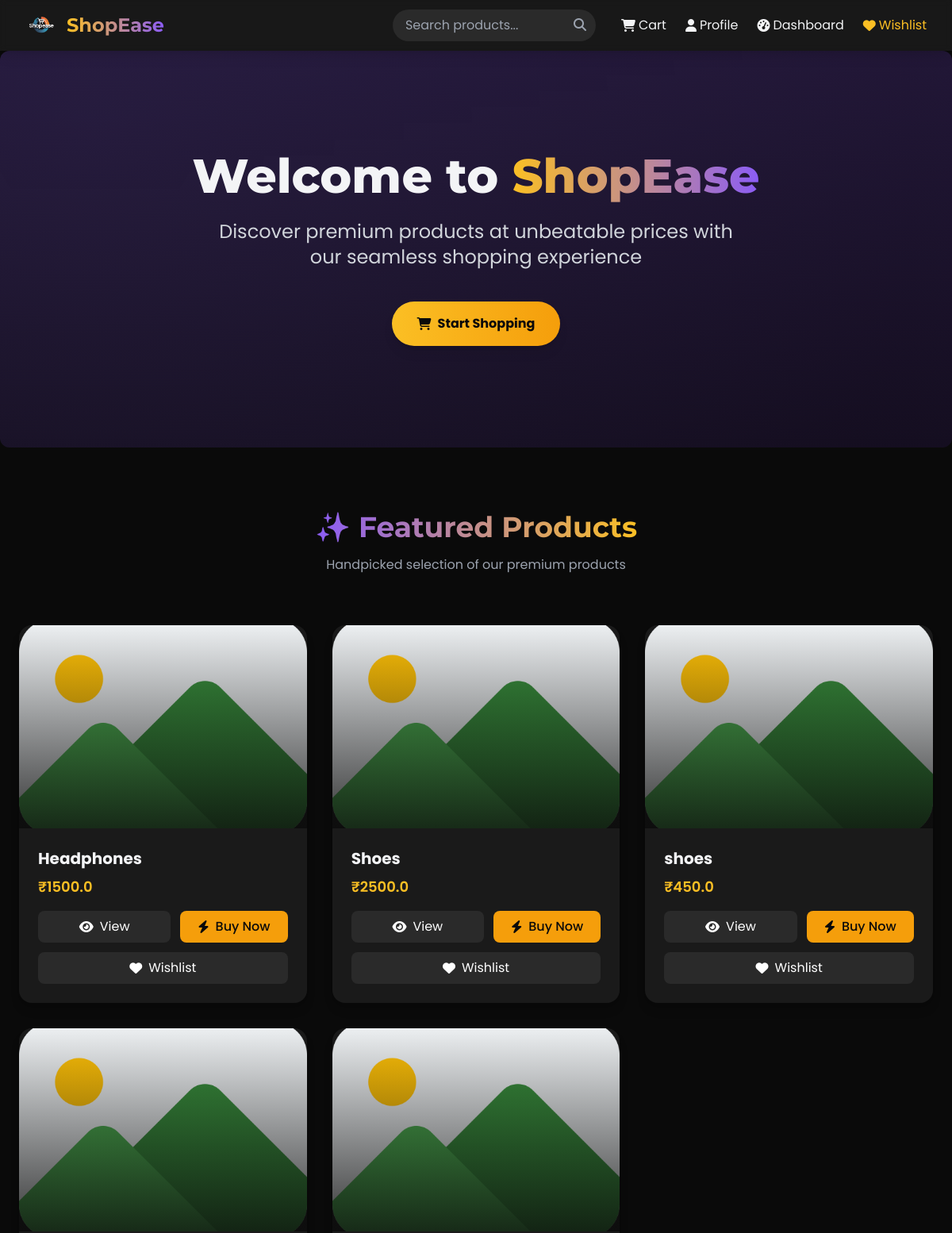
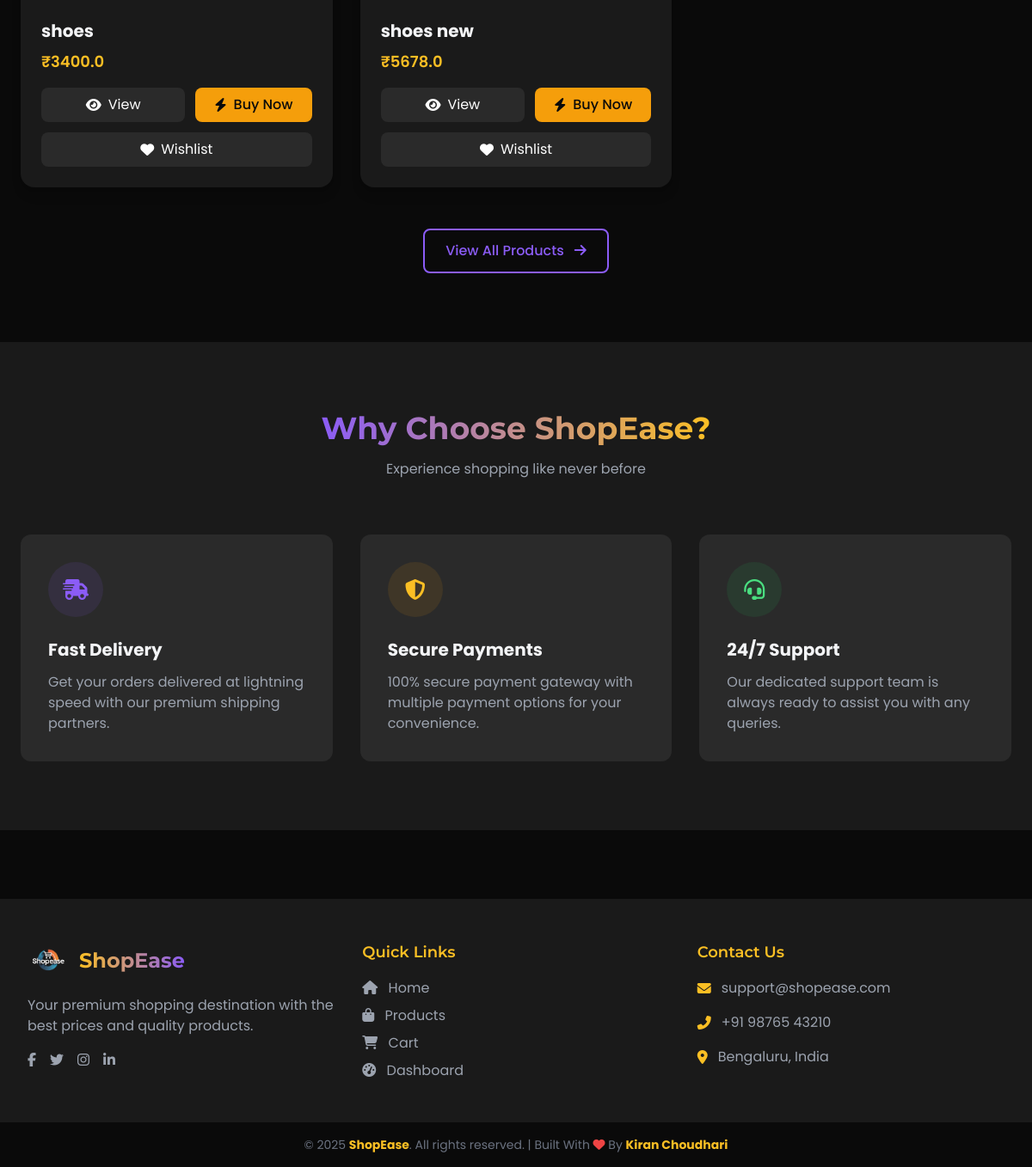
The page / on the database its author committed (2 pictures, top to bottom).
### tables this page shows
CREATE TABLE products (
            id INTEGER PRIMARY KEY AUTOINCREMENT,
            name TEXT,
            price REAL,
            category TEXT,
            description TEXT,
            stock INTEGER
        , image_url TEXT, seller_id INTEGER);

### app.py (the view)
@app.route('/')
def index():
    products_by_category = fetch_products_grouped_by_category()
    products = fetch_all_products() or []
    return render_template("index.html", products_by_category=products_by_category, products=products)

### app.py (called while the page is built)
@app.context_processor
def inject_products():
    try:
        products = fetch_all_products()[:6]
    except:
        products = []
    return {'products': products}

### core/db_helper.py (called while the page is built)
def get_db_connection():
    if USE_POSTGRES:
        return PostgresConnection(os.environ['DATABASE_URL'])
    conn = sqlite3.connect(DB_PATH)
    conn.row_factory = sqlite3.Row
    return conn

def fetch_all_products():
    conn = get_db_connection()
    cursor = conn.execute("SELECT * FROM products")
    products = cursor.fetchall()
    conn.close()
    return products

def fetch_products_grouped_by_category():
    conn = get_db_connection()
    cursor = conn.execute("SELECT * FROM products")
    rows = cursor.fetchall()
    conn.close()
    grouped = {}
    for row in rows:
        cat = row['category']
        if cat not in grouped:
            grouped[cat] = []
        grouped[cat].append(row)
    return grouped

### templates/index.html (shortened to what this page needs)
{% extends "layout.html" %}
{% block content %}
<section class="relative gradient-bg py-32 px-6 rounded-xl overflow-hidden animate__animated animate__fadeIn">
  <div class="absolute inset-0 bg-gradient-to-b from-primary-500/10 to-transparent"></div>
  <div class="max-w-5xl mx-auto text-center relative z-10">
    <h1 class="text-5xl sm:text-6xl font-extrabold mb-6 leading-tight font-montserrat">
      Welcome to <span class="gradient-text bg-gradient-to-r from-accent-400 to-primary-500 animate-glow">ShopEase</span>
    </h1>
    <p class="text-xl sm:text-2xl text-gray-300 max-w-2xl mx-auto mb-10">
      Discover premium products at unbeatable prices with our seamless shopping experience
    </p>
    <a href="{{ url_for('products') }}"
       class="inline-block px-8 py-4 bg-gradient-to-r from-accent-400 to-accent-500 text-dark-900 font-bold rounded-full shadow-lg hover:shadow-xl transition-all duration-300 transform hover:scale-105 hover:from-accent-300 hover:to-accent-400">
      <span class="flex items-center justify-center space-x-2">
        <i class="fas fa-shopping-cart"></i>
        <span>Start Shopping</span>
      </span>
    </a>
  </div>
</section>
<section class="max-w-7xl mx-auto px-6 py-20">
  <div class="text-center mb-16">
    <h2 class="text-4xl font-bold font-montserrat mb-4">
      <span class="gradient-text bg-gradient-to-r from-primary-500 to-accent-400">✨ Featured Products</span>
    </h2>
    <p class="text-gray-400 max-w-2xl mx-auto">Handpicked selection of our premium products</p>
  </div>
  {% if products %}
  <div class="grid grid-cols-1 sm:grid-cols-2 lg:grid-cols-3 gap-8">
    {% for product in products[:6] %}
    <div class="bg-dark-800 rounded-2xl overflow-hidden shadow-lg card-hover group">
      <div class="relative overflow-hidden h-64">
        <img src="{{ product.image_url if product.image_url else url_for('static', filename='images/placeholder.png') }}"
             alt="{{ product.name }}"
             class="w-full h-full object-cover transition-transform duration-500 group-hover:scale-105"
             onerror="this.onerror=null;this.src='{{ url_for('static', filename='images/placeholder.png') }}';">
        <div class="absolute inset-0 bg-gradient-to-t from-dark-900/80 to-transparent"></div>
      </div>
      <div class="p-6">
        <h3 class="text-xl font-bold mb-2 group-hover:text-accent-400 transition-colors">{{ product.name }}</h3>
        <p class="text-lg text-accent-400 font-semibold mb-4">₹{{ product.price }}</p>
        <div class="flex flex-wrap gap-3">
          <a href="{{ url_for('view_product', product_id=product.id) }}"
             class="flex-1 min-w-[120px] px-4 py-2 bg-dark-700 hover:bg-primary-500 text-white rounded-lg transition-colors flex items-center justify-center space-x-2">
            <i class="fas fa-eye"></i>
            <span>View</span>
          </a>
          <form action="{{ url_for('buy_now', product_id=product.id) }}" method="POST" class="flex-1 min-w-[120px]">
            <button type="submit"
                    class="w-full px-4 py-2 bg-accent-500 hover:bg-accent-600 text-dark-900 font-medium rounded-lg transition-colors flex items-center justify-center space-x-2">
              <i class="fas fa-bolt"></i>
              <span>Buy Now</span>
            </button>
          </form>
          <form action="{{ url_for('add_to_wishlist', product_id=product.id) }}" method="POST" class="flex-1 min-w-[120px]">
            <button type="submit"
                    class="w-full px-4 py-2 bg-dark-700 hover:bg-pink-600 text-white rounded-lg transition-colors flex items-center justify-center space-x-2">
              <i class="fas fa-heart"></i>
              <span>Wishlist</span>
            </button>
          </form>
        </div>
      </div>
    </div>
    {% endfor %}
  </div>
  <div class="text-center mt-12">
    <a href="{{ url_for('products') }}"
       class="inline-block px-6 py-3 border-2 border-primary-500 text-primary-500 hover:bg-primary-500 hover:text-white rounded-lg transition-colors font-medium">
      View All Products <i class="fas fa-arrow-right ml-2"></i>
    </a>
  </div>
  {% endif %}
</section>
<section class="bg-dark-800 py-20">
  <div class="max-w-7xl mx-auto px-6">
    <div class="text-center mb-16">
      <h2 class="text-4xl font-bold font-montserrat mb-4">
        <span class="gradient-text bg-gradient-to-r from-primary-500 to-accent-400">Why Choose ShopEase?</span>
      </h2>
      <p class="text-gray-400 max-w-2xl mx-auto">Experience shopping like never before</p>
    </div>
    <div class="grid grid-cols-1 md:grid-cols-3 gap-8">
      <div class="bg-dark-700 p-8 rounded-xl hover:bg-dark-600 transition-colors">
        <div class="w-16 h-16 bg-primary-500/10 rounded-full flex items-center justify-center mb-6 text-primary-500">
          <i class="fas fa-shipping-fast text-2xl"></i>
        </div>
        <h3 class="text-xl font-bold mb-3">Fast Delivery</h3>
        <p class="text-gray-400">Get your orders delivered at lightning speed with our premium shipping partners.</p>
      </div>
      <div class="bg-dark-700 p-8 rounded-xl hover:bg-dark-600 transition-colors">
        <div class="w-16 h-16 bg-accent-500/10 rounded-full flex items-center justify-center mb-6 text-accent-400">
          <i class="fas fa-shield-alt text-2xl"></i>
        </div>
        <h3 class="text-xl font-bold mb-3">Secure Payments</h3>
        <p class="text-gray-400">100% secure payment gateway with multiple payment options for your convenience.</p>
      </div>
      <div class="bg-dark-700 p-8 rounded-xl hover:bg-dark-600 transition-colors">
        <div class="w-16 h-16 bg-green-500/10 rounded-full flex items-center justify-center mb-6 text-green-400">
          <i class="fas fa-headset text-2xl"></i>
        </div>
        <h3 class="text-xl font-bold mb-3">24/7 Support</h3>
        <p class="text-gray-400">Our dedicated support team is always ready to assist you with any queries.</p>
      </div>
    </div>
  </div>
</section>
{% endblock %}

### templates/layout.html (style rules this page uses)
.gradient-text { background-clip: text; -webkit-background-clip: text; color: transparent; }
.gradient-bg { background: radial-gradient(circle at 10% 20%, rgba(139, 92, 246, 0.15) 0%, rgba(124, 58, 237, 0.1) 90%); }
.card-hover { transition: all 0.3s ease; }

### rows shown on the page
products: name "Headphones", price "1500.0"
products: name "Shoes", price "2500.0"
products: name "shoes", price "450.0"
products: name "shoes", price "3400.0"
products: name "shoes new", price "5678.0"
